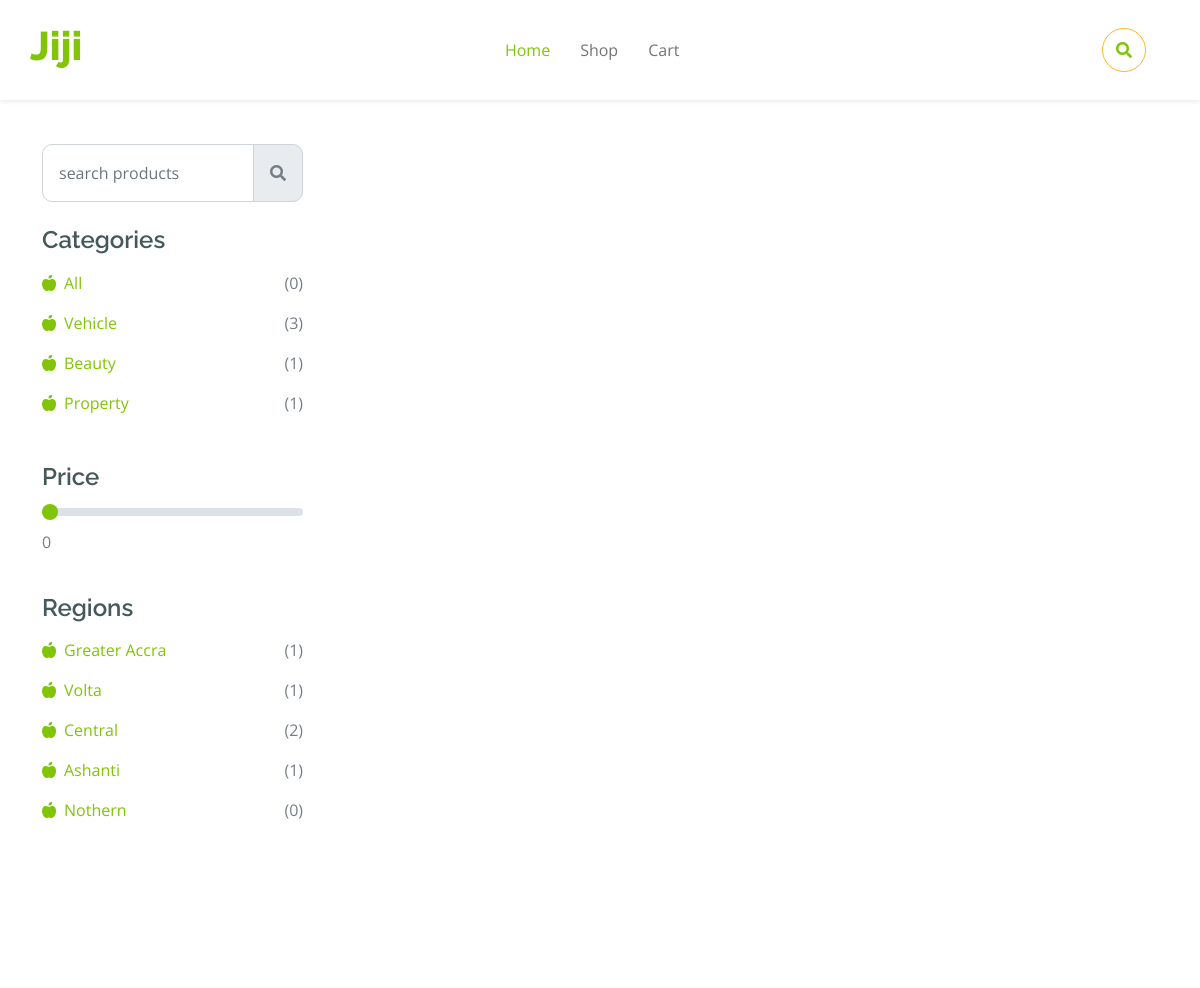
Before: /?q=Electronics (upper part) with the older database file.
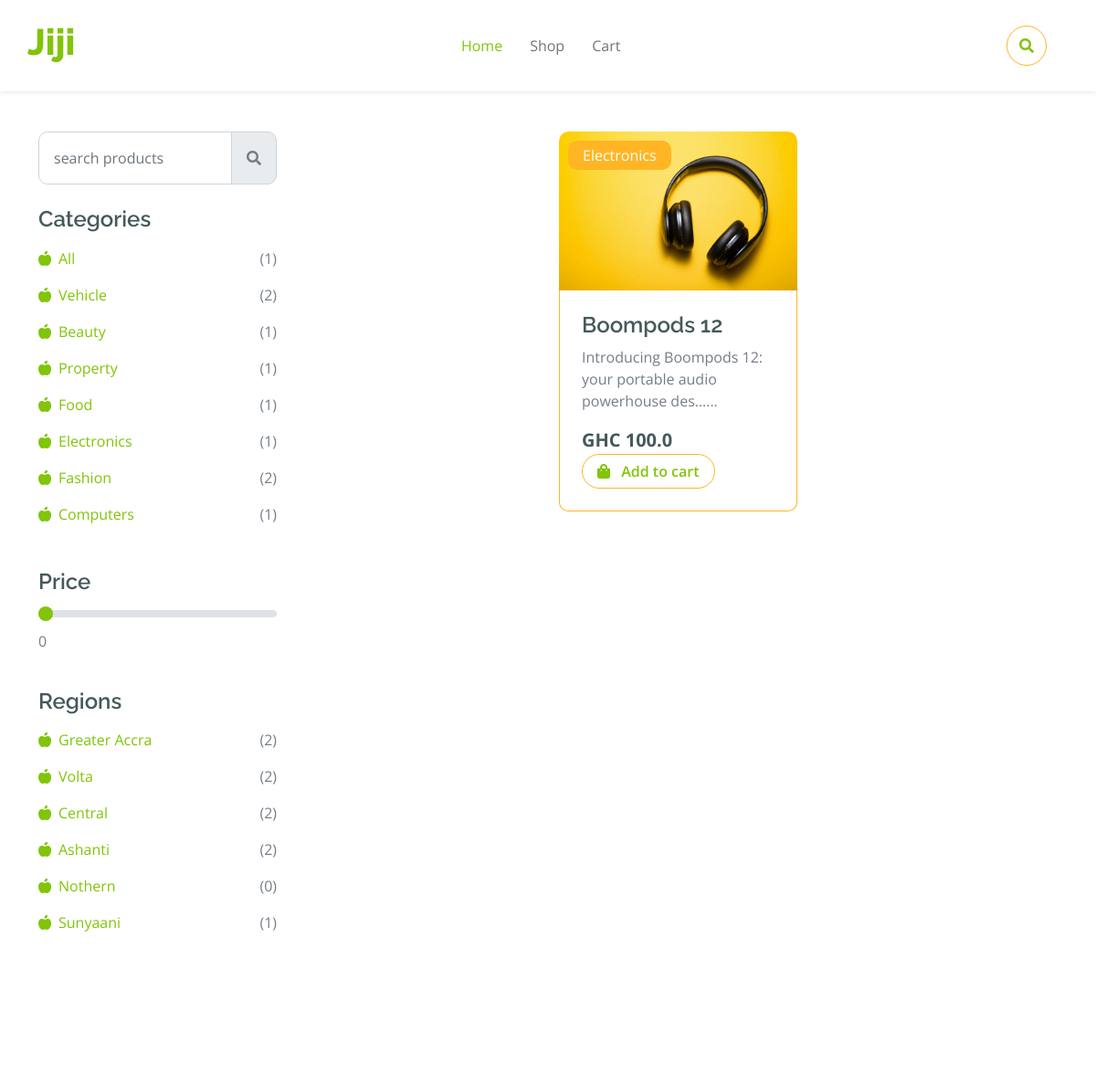
After: the same page with the newer database file.
### jiji/models.py (models this page shows, shortened)
class category(models.Model):
    name = models.CharField(max_length=500)
    def get_category_count(self):
        return product.objects.filter(category_id=self).count()

class region(models.Model):
    name = models.CharField(max_length=500)
    def get_region_count(self):
        return product.objects.filter(region_id=self).count()

class product(models.Model):
    name = models.CharField(max_length=500)
    description = models.TextField()
    price = models.FloatField()
    image = models.ImageField(upload_to="images", null=True, blank=True)
    stock_quantity = models.IntegerField()
    category_id = models.ForeignKey(category, on_delete=models.CASCADE)
    region_id = models.ForeignKey(region, on_delete=models.CASCADE)
    created = models.DateTimeField(auto_now_add=True)
    def exists_in_cart(self):
        return OrderItem.objects.filter(product=self).exists()

### base/views.py (the view)
# urls.py: path("", index_page, name="index-page"),
def index_page(request):
    query = request.GET.get("q") if request.GET.get("q") != None else ""
    reg = request.GET.get("r") if request.GET.get("r") != None else ""
    products = product.objects.all()
    categories = category.objects.all()
    regions = region.objects.all()
    if query:
        products = products.filter(
            Q(category_id__name=query) | Q(name__icontains=query)
        )
    if reg:
        products = products.filter(region_id__name=reg)
    context = {
        'products': products,
        'categories': categories,
        'regions': regions,
        'count': products.count(),
    }
    return render(request, 'shop.html', context)

### template/shop.html (shortened to what the changed rows need)
{% load static %}
<!DOCTYPE html>
<html lang="en">
    <head>
        <link rel="stylesheet" href="https://use.fontawesome.com/releases/v5.15.4/css/all.css"/>
        <link href="https://cdn.jsdelivr.net/npm/bootstrap-icons@1.4.1/font/bootstrap-icons.css" rel="stylesheet">
        <link href='{% static "css/bootstrap.min.css" %}' rel="stylesheet">
        <link href='{% static "css/style.css" %}' rel="stylesheet">
    </head>
    <body>
        <div class="container-fluid fixed-top shadow-sm">
            <div class="container px-0">
                <nav class="navbar navbar-light bg-white navbar-expand-xl">
                    <a href="{% url "index-page" %}" class="navbar-brand"><h1 class="text-primary display-6">Jiji</h1></a>
                </nav>
            </div>
        </div>
        <div class="container-fluid fruite py-5 mt-5">
            <div class="container py-5">
                <div class="row g-4">
                    <div class="col-lg-12">
                        <div class="row g-4">
                            <div class="col-lg-3">
                                <div class="row g-4">
                                    <div class="col-lg-12">
                                        <div class="mb-3">
                                            <ul class="list-unstyled fruite-categorie">
                                                <li>
                                                    <div class="d-flex justify-content-between fruite-name">
                                                        <a href="{% url "index-page" %}"><i class="fas fa-apple-alt me-2"></i>All</a>
                                                        <span>({{count}})</span>
                                                    </div>
                                                </li>
                                                {% for cat in categories %}
                                                <li>
                                                    <div class="d-flex justify-content-between fruite-name">
                                                        <a href="{% url "index-page" %}?q={{cat.name}}"><i class="fas fa-apple-alt me-2"></i>{{cat.name}}</a>
                                                        <span>({{cat.get_category_count}})</span>
                                                    </div>
                                                </li>
                                                {% endfor %}
                                            </ul>
                                        </div>
                                    </div>
                                    <div class="col-lg-12">
                                        <div class="mb-3">
                                            <ul class="list-unstyled fruite-categorie">
                                                {% for region in regions %}
                                                <li>
                                                    <div class="d-flex justify-content-between fruite-name">
                                                        <a href="{% url "index-page" %}?r={{region.name}}"><i class="fas fa-apple-alt me-2"></i>{{region.name}}</a>
                                                        <span>({{region.get_region_count}})</span>
                                                    </div>
                                                </li>
                                                {% endfor %}
                                            </ul>
                                        </div>
                                    </div>
                                </div>
                            </div>
                            <div class="col-lg-9">
                                <div class="row g-4 justify-content-center">
                                    {% for product in products %}
                                        <div class="col-md-6 col-lg-6 col-xl-4">
                                            <div class="rounded position-relative fruite-item">
                                                <div class="fruite-img">
                                                    <a href="{% url "detail-page" product.id %}"><img src="{{product.image.url}}" class="img-fluid w-100 rounded-top" alt=""><a>
                                                </div>
                                                <div class="text-white bg-secondary px-3 py-1 rounded position-absolute" style="top: 10px; left: 10px;">{{product.category_id.name}}</div>
                                                <div class="p-4 border border-secondary border-top-0 rounded-bottom">
                                                    <h4>{{product.name}}</h4>
                                                    <p>{{product.description|truncatechars:60}}...</p>
                                                    <div class="d-flex justify-content-between flex-lg-wrap">
                                                        <p class="text-dark fs-5 fw-bold mb-0">GHC {{product.price}}</p>
                                                        {% if product.exists_in_cart %}
                                                            <a href="{% url "remove-from-cart" product.id %}" class="btn border border-secondary rounded-pill px-3 text-danger"><i class="fa fa-shopping-bag me-2 text-danger"></i>
                                                                Remove from cart
                                                            </a>
                                                        {% else %}
                                                            <a href="{% url "add-to-cart" product.id %}" class="btn border border-secondary rounded-pill px-3 text-primary"><i class="fa fa-shopping-bag me-2 text-primary"></i>
                                                                Add to cart
                                                            </a>
                                                        {% endif %}
                                                    </div>
                                                </div>
                                            </div>
                                        </div>
                                    {% endfor %}
                                </div>
                            </div>
                        </div>
                    </div>
                </div>
            </div>
        </div>
    </body>
</html>

Changed rows visible on the page:
computed for category "Vehicle": get_category_count "3" → "2"
added category: name "Food", get_category_count "1"
added category: name "Electronics", get_category_count "1"
added category: name "Fashion", get_category_count "2"
added category: name "Computers", get_category_count "1"
computed for region "Greater Accra": get_region_count "1" → "2"
computed for region "Volta": get_region_count "1" → "2"
computed for region "Ashanti": get_region_count "1" → "2"
added region: name "Sunyaani", get_region_count "1"
now on this page (row edited): product: image (picture), category_id.name "Electronics", name "Boompods 12", description "Introducing Boompods 12: your portable audio powerhouse des…", price "100.0", shows "Add to cart"
Other visible differences:
{{ count }}: "0" → "1"
